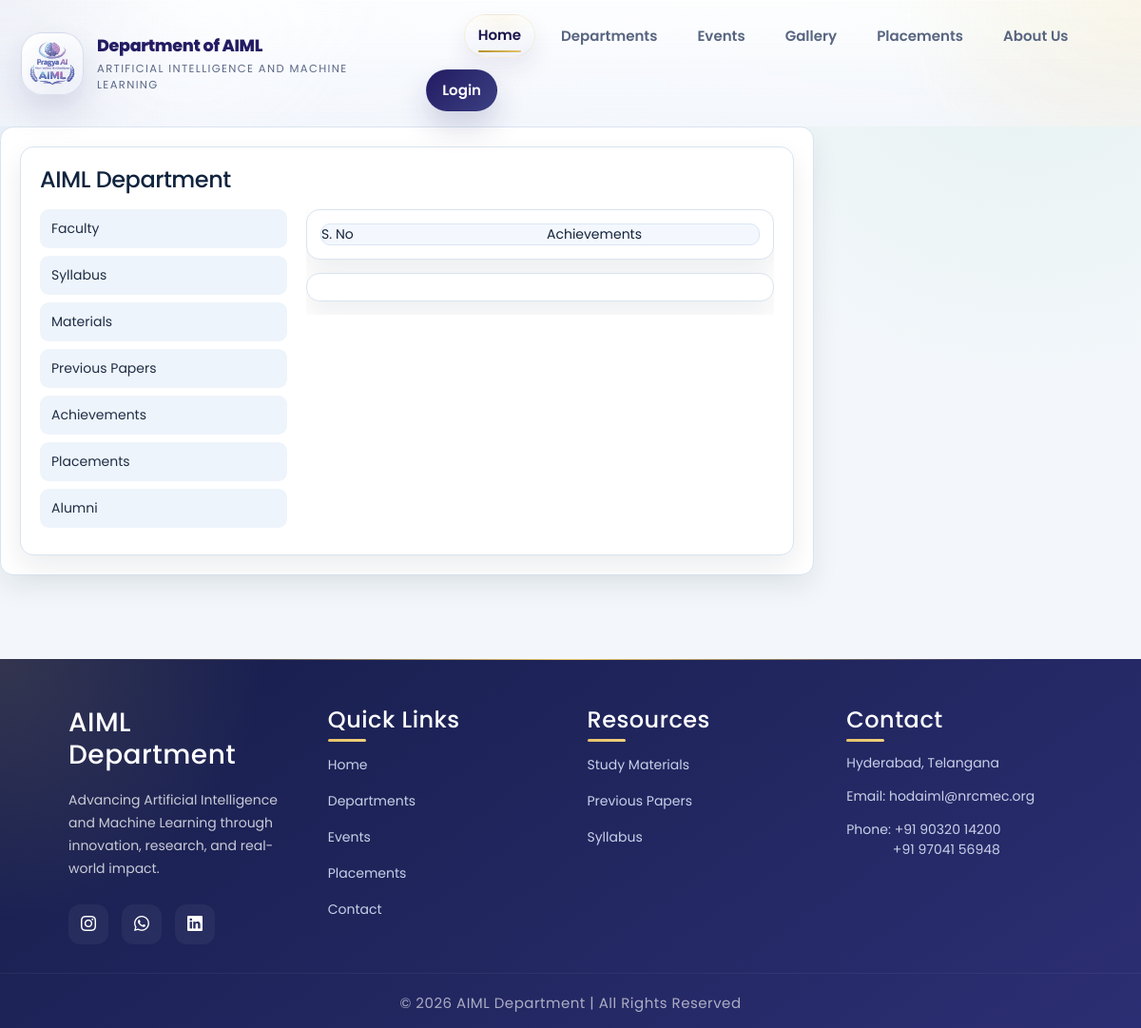
The app's page /public/pages/achievements/index.php, older data.
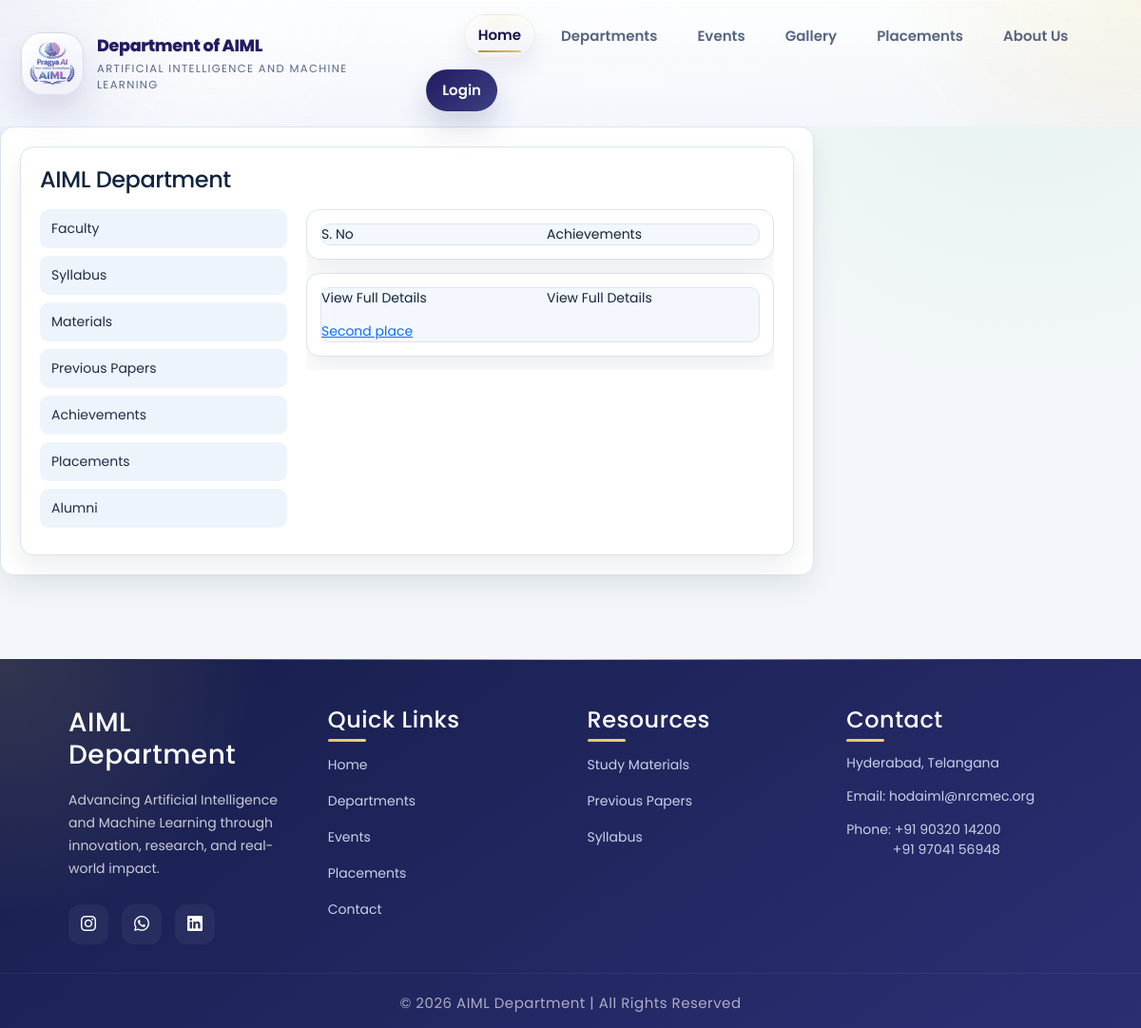
The same page, newer data.
### tables this page shows
CREATE TABLE `achievements` (
  `id` int(11) NOT NULL,
  `category_id` tinyint(4) NOT NULL,
  `achievement_desc` blob NOT NULL
);

### libraries/mysql.class.php (called while the page is built, shortened)
<?php
class DataBasePDO
{
	private static $hostname	=  DB_SERVER;
	private static $username	=  DB_USER;
	private static $password	=  DB_PASS;
	private static $dbname		=  DB_DATABASE;
	private static $instance 	= FALSE;
	private $db;
	public $fetch_mode 			= PDO::FETCH_ASSOC;
	private $last_statement		= NULL;
 	public function __construct($connect = true, $dataBase = null, $server = null,$userName = null, $passWord = null){
			$this->db = self::$instance;
 			return self::$instance;
 	}
	public function connectToDB(){
			$dns='mysql:host='.self::$hostname.';dbname='.self::$dbname;
	    	self::$instance = new PDO($dns, self::$username, self::$password);
	    	self::$instance->setAttribute(PDO::ATTR_ERRMODE, PDO::ERRMODE_EXCEPTION);
	    	self::$instance->setAttribute(PDO::ATTR_DEFAULT_FETCH_MODE, PDO::FETCH_ASSOC);
	    	$this->db = self::$instance;
	}
	public function executeQuery($sqlQuery = NULL){
			try {
				$this->affected_row = $this->db->exec($sqlQuery);
				return $this->affected_row;
			}
			catch (PDOException $e){
				$this->logDatabaseError($e);
				return false;
			}
	}
	public function getOnePrepared($sqlQuery = NULL, $params = array()){
			if (!$this->internalPreparedQuery($sqlQuery, $params)){
				return false;
			}
			$result = $this->last_statement->fetch();
			return $result;
	}
	public function getAllResults($sqlQuery = NULL){
			if (!$this->internalQuery($sqlQuery)){
				return array();
			}
			$result = $this->last_statement->fetchAll();
			return $result;
	}
	public function internalQuery($sqlQuery = NULL){
			try {
				$stmt = $this->db->query($sqlQuery);
				$stmt->setFetchMode($this->fetch_mode);
				$this->last_statement = $stmt;
				return TRUE;
			}
			catch (PDOException $e){
				$this->logDatabaseError($e);
				return false;
			}
	}
	public function internalPreparedQuery($sqlQuery = NULL, $params = array()){
			try {
				$stmt = $this->db->prepare($sqlQuery);
				$stmt->execute($params);
				$stmt->setFetchMode($this->fetch_mode);
				$this->last_statement = $stmt;
				return TRUE;
			}
			catch (PDOException $e){
				$this->logDatabaseError($e);
				return false;
			}
	}
}
?>

### libraries/functions.class.php (called while the page is built, shortened)
<?php
	include_once("mysql.class.php");
 	class DataFunctions {
 		public $dbObj;
 		public function __construct(){
 			$this->dbObj = new DataBasePDO();
			try { $this->ensureAdminSchema(); } catch (Exception $e) {}
			try { $this->ensureModernAuthSchema(); } catch (Exception $e) {}
			try { $this->ensureStaffAuthSchema(); } catch (Exception $e) {}
			try { $this->ensureEventSchema(); } catch (Exception $e) {}
 		}
	private function assertSafeIdentifier($identifier){
		$identifier = trim((string)$identifier);
		return $identifier;
	}
	private function ensureUsersAlumniFallbackSchema(){
		$usersTable = $this->assertSafeIdentifier(TB_USERS);
		$alumniIdx = $this->dbObj->getAllResults('SHOW INDEX FROM `'.$usersTable.'` WHERE Key_name = "idx_users_is_alumni"');
		if (empty($alumniIdx)) {
			$this->dbObj->executeQuery('CREATE INDEX `idx_users_is_alumni` ON `'.$usersTable.'` (`is_alumni`)');
		}
	}
	private function ensureUsersAcademicLifecycleSchema(){
		$usersTable = $this->assertSafeIdentifier(TB_USERS);
		try {
			$sectionColumn = $this->dbObj->getOnePrepared(
				"SELECT IS_NULLABLE, COLUMN_TYPE
				 FROM information_schema.COLUMNS
				 WHERE TABLE_SCHEMA = DATABASE()
				   AND TABLE_NAME = :table_name
				   AND COLUMN_NAME = 'section'
				 LIMIT 1",
				array(':table_name' => $usersTable)
			);
			if (!empty($sectionColumn)) {
				$columnType = trim((string)($sectionColumn['COLUMN_TYPE'] ?? 'varchar(10)'));
				$isNullable = strtoupper((string)($sectionColumn['IS_NULLABLE'] ?? 'NO'));
				if ($isNullable !== 'YES') {
					$this->dbObj->executeQuery("ALTER TABLE `".$usersTable."` MODIFY `section` ".$columnType." NULL DEFAULT NULL COMMENT 'section'");
				}
			}
		} catch (Exception $e) {}
		$userTypeIdx = $this->dbObj->getAllResults('SHOW INDEX FROM `'.$usersTable.'` WHERE Key_name = "idx_users_user_type"');
		if (empty($userTypeIdx)) {
			$this->dbObj->executeQuery('CREATE INDEX `idx_users_user_type` ON `'.$usersTable.'` (`user_type`)');
		}
		$passoutIdx = $this->dbObj->getAllResults('SHOW INDEX FROM `'.$usersTable.'` WHERE Key_name = "idx_users_passout_year"');
		if (empty($passoutIdx)) {
			$this->dbObj->executeQuery('CREATE INDEX `idx_users_passout_year` ON `'.$usersTable.'` (`passout_year`)');
		}
	}
	private function ensureUsersRoleSchema(){
		$usersTable = $this->assertSafeIdentifier(TB_USERS);
		if ($this->tableHasColumn($usersTable, 'role')) {
			$roleIdx = $this->dbObj->getAllResults('SHOW INDEX FROM `'.$usersTable.'` WHERE Key_name = "idx_users_role"');
			if (empty($roleIdx)) {
				$this->dbObj->executeQuery('CREATE INDEX `idx_users_role` ON `'.$usersTable.'` (`role`)');
			}
			return;
		}
		$this->dbObj->executeQuery("ALTER TABLE `".$usersTable."` ADD COLUMN `role` ENUM('student','alumni','admin') NOT NULL DEFAULT 'student'");
		$this->dbObj->executeQuery('CREATE INDEX `idx_users_role` ON `'.$usersTable.'` (`role`)');
	}
	private function ensureModernAuthSchema(){
		$this->ensureColumnDefinition(ADMIN_TABLE, 'last_access', "timestamp NULL DEFAULT NULL COMMENT 'customer login time and date is stored'");
		$this->ensureColumnDefinition(TB_USERS, 'password', "varchar(255) NOT NULL COMMENT 'user password is stored'");
		$this->ensureColumnDefinition(ADMIN_TABLE, 'password', "varchar(255) NOT NULL COMMENT 'customer password is stored'");
		$this->ensureColumnDefinition(TB_USERS, 'address', "varchar(255) NOT NULL COMMENT 'user address is stored'");
		$this->ensureColumnDefinition(ADMIN_TABLE, 'address', "varchar(255) NOT NULL COMMENT 'customer address is stored'");
	}
	private function ensureStaffAuthSchema(){
		$table = $this->assertSafeIdentifier(TB_STAFF);
		$idColumn = $this->dbObj->getOnePrepared(
			"SELECT COLUMN_KEY, EXTRA
			 FROM information_schema.COLUMNS
			 WHERE TABLE_SCHEMA = DATABASE()
			   AND TABLE_NAME = :table_name
			   AND COLUMN_NAME = 'id'
			 LIMIT 1",
			array(':table_name' => $table)
		);
		if (!empty($idColumn)) {
			$columnKey = strtoupper((string)($idColumn['COLUMN_KEY'] ?? ''));
			$extra = strtolower((string)($idColumn['EXTRA'] ?? ''));
			if ($columnKey === 'PRI' && strpos($extra, 'auto_increment') === false) {
				$this->dbObj->executeQuery('ALTER TABLE `'.$table.'` MODIFY `id` int(11) NOT NULL AUTO_INCREMENT');
			}
		}
		$columnCheck = $this->dbObj->getAllResults('SHOW COLUMNS FROM `'.$table.'` LIKE "password"');
		if (empty($columnCheck)) {
			$this->dbObj->executeQuery('ALTER TABLE `'.$table.'` ADD COLUMN `password` varchar(255) NOT NULL DEFAULT "" AFTER `e_mail`');
		} else {
			$this->ensureColumnDefinition($table, 'password', "varchar(255) NOT NULL DEFAULT ''");
		}
	}
	private function ensureAdminSchema(){
		$table = $this->assertSafeIdentifier(ADMIN_TABLE);
		try {
			$this->dbObj->executeQuery(
				"UPDATE `".$table."`
				 SET `last_access` = NULL
				 WHERE CAST(`last_access` AS CHAR(19)) = '0000-00-00 00:00:00'"
			);
		} catch (Exception $e) {}
		$this->ensureColumnDefinition($table, 'last_access', "timestamp NULL DEFAULT NULL COMMENT 'customer login time and date is stored'");
		$this->ensurePrimaryAutoIncrementId($table);
	}
	private function ensureAchievementsSchema(){
		$table = $this->assertSafeIdentifier(TB_ACHIEVEMENTS);
		$this->dbObj->executeQuery(
			'CREATE TABLE IF NOT EXISTS `'.$table.'` (
				`id` int(11) NOT NULL AUTO_INCREMENT,
				`category_id` tinyint(4) NOT NULL,
				`achievement_desc` blob NOT NULL,
				PRIMARY KEY (`id`)
			) ENGINE=InnoDB DEFAULT CHARSET=latin1'
		);
	}
	private function ensureGallerySchema(){
		$categoryTable = $this->assertSafeIdentifier(TB_GALLERY_CATEGORY);
		$createSql = "CREATE TABLE IF NOT EXISTS `".$categoryTable."` (
			`id` int(11) NOT NULL AUTO_INCREMENT,
			`category_name` varchar(500) NOT NULL,
			`linked_event_id` int(11) DEFAULT NULL,
			`sort_order` int(11) NOT NULL DEFAULT 0,
			`is_active` tinyint(4) NOT NULL DEFAULT 1,
			PRIMARY KEY (`id`)
		) ENGINE=InnoDB DEFAULT CHARSET=latin1";
		$this->dbObj->executeQuery($createSql);
	}
	private function ensureEventSchema(){
		$eventTypesTable = $this->assertSafeIdentifier(TB_EVENT_TYPES);
		$eventsTable = $this->assertSafeIdentifier(TB_EVENTS);
		$this->dbObj->executeQuery(
			'CREATE TABLE IF NOT EXISTS `'.$eventTypesTable.'` (
				`id` int(11) NOT NULL AUTO_INCREMENT,
				`event_type` varchar(255) NOT NULL,
				PRIMARY KEY (`id`)
			) ENGINE=InnoDB DEFAULT CHARSET=latin1'
		);
		$this->dbObj->executeQuery(
			'CREATE TABLE IF NOT EXISTS `'.$eventsTable.'` (
				`id` int(11) NOT NULL AUTO_INCREMENT,
				`event_type_id` int(11) NOT NULL DEFAULT 0,
				`event_name` varchar(255) NOT NULL DEFAULT \'\',
				`event_desc` text NOT NULL,
				`event_address` text NOT NULL,
				`event_date` date NOT NULL,
				`reg_frm_date` date NULL DEFAULT NULL,
				`reg_to_date` date NULL DEFAULT NULL,
				`is_registration` tinyint(1) NOT NULL DEFAULT 0,
				PRIMARY KEY (`id`)
			) ENGINE=InnoDB DEFAULT CHARSET=latin1'
		);
		$this->ensurePrimaryAutoIncrementId($eventTypesTable);
	}
	private function ensurePrimaryAutoIncrementId($table){
		$table = $this->assertSafeIdentifier($table);
		$idColumn = $this->dbObj->getOnePrepared(
			"SELECT COLUMN_KEY, EXTRA
			 FROM information_schema.COLUMNS
			 WHERE TABLE_SCHEMA = DATABASE()
			   AND TABLE_NAME = :table_name
			   AND COLUMN_NAME = 'id'
			 LIMIT 1",
			array(':table_name' => $table)
		);
		$columnKey = strtoupper((string)($idColumn['COLUMN_KEY'] ?? ''));
		$extra = strtolower((string)($idColumn['EXTRA'] ?? ''));
		if ($columnKey !== 'PRI') {
			$primaryKey = $this->dbObj->getAllResults('SHOW INDEX FROM `'.$table.'` WHERE Key_name = "PRIMARY"');
			if (empty($primaryKey)) {
				$this->dbObj->executeQuery('ALTER TABLE `'.$table.'` ADD PRIMARY KEY (`id`)');
			}
		}
		if (strpos($extra, 'auto_increment') === false) {
			$this->dbObj->executeQuery('ALTER TABLE `'.$table.'` MODIFY `id` int(11) NOT NULL AUTO_INCREMENT');
		}
	}
	private function ensureEventIndex($table, $indexName, $columnSql){
		$table = $this->assertSafeIdentifier($table);
		$indexName = $this->assertSafeIdentifier($indexName);
		$existing = $this->dbObj->getAllResults('SHOW INDEX FROM `'.$table.'` WHERE Key_name = "'.$indexName.'"');
		if (empty($existing)) {
			$this->dbObj->executeQuery('CREATE INDEX `'.$indexName.'` ON `'.$table.'` '.$columnSql);
		}
	}
	private function ensurePlacementsSchema(){
		$table = $this->assertSafeIdentifier(TB_PLACEMENTS);
		$statsTable = $this->assertSafeIdentifier(TB_PLACEMENT_STATS);
		$this->dbObj->executeQuery(
			'CREATE TABLE IF NOT EXISTS `'.$table.'` (
				`id` int(11) NOT NULL AUTO_INCREMENT,
				`category_id` tinyint(4) NOT NULL,
				`placement_desc` blob NOT NULL,
				PRIMARY KEY (`id`)
			) ENGINE=InnoDB DEFAULT CHARSET=latin1'
		);
		$this->dbObj->executeQuery(
			'CREATE TABLE IF NOT EXISTS `'.$statsTable.'` (
				`id` int(11) NOT NULL AUTO_INCREMENT,
				`students_placed` varchar(50) NOT NULL DEFAULT \'\',
				`companies_visited` varchar(50) NOT NULL DEFAULT \'\',
				`highest_package` varchar(50) NOT NULL DEFAULT \'\',
				`average_package` varchar(50) NOT NULL DEFAULT \'\',
				`updated_at` timestamp NOT NULL DEFAULT CURRENT_TIMESTAMP ON UPDATE CURRENT_TIMESTAMP,
				PRIMARY KEY (`id`)
			) ENGINE=InnoDB DEFAULT CHARSET=latin1'
		);
	}
	private function ensurePlacementIndex($table, $indexName, $columnSql){
		$table = $this->assertSafeIdentifier($table);
		$indexName = $this->assertSafeIdentifier($indexName);
		$existing = $this->dbObj->getAllResults('SHOW INDEX FROM `'.$table.'` WHERE Key_name = "'.$indexName.'"');
		if (empty($existing)) {
			$this->dbObj->executeQuery('CREATE INDEX `'.$indexName.'` ON `'.$table.'` '.$columnSql);
		}
	}
	private function tableHasColumn($table, $columnName){
		$table = $this->assertSafeIdentifier($table);
		$columnName = $this->assertSafeIdentifier($columnName);
		$result = $this->dbObj->getAllResults('SHOW COLUMNS FROM `'.$table.'` LIKE "'.$columnName.'"');
		return !empty($result);
	}
	private function ensureAcademicBatchSchema(){
		$subIdx = $this->dbObj->getAllResults('SHOW INDEX FROM `'.TB_SUBJECTS.'` WHERE Key_name = "idx_subject_batch_class"');
		if (empty($subIdx)) {
			$this->dbObj->executeQuery('CREATE INDEX `idx_subject_batch_class` ON `'.TB_SUBJECTS.'` (`batch_id`, `class_id`)');
		}
		$sylIdx = $this->dbObj->getAllResults('SHOW INDEX FROM `'.TB_SYLLABUS.'` WHERE Key_name = "idx_syllabus_batch_class"');
		if (empty($sylIdx)) {
			$this->dbObj->executeQuery('CREATE INDEX `idx_syllabus_batch_class` ON `'.TB_SYLLABUS.'` (`batch_id`, `class_id`)');
		}
	}
	private function ensureColumnDefinition($table, $columnName, $definition){
		$table = $this->assertSafeIdentifier($table);
		$columnName = $this->assertSafeIdentifier($columnName);
		$definition = trim((string)$definition);
		$checkSql = "SELECT COLUMN_TYPE, IS_NULLABLE, COLUMN_DEFAULT
					 FROM information_schema.COLUMNS
					 WHERE TABLE_SCHEMA = DATABASE()
					   AND TABLE_NAME = :table_name
					   AND COLUMN_NAME = :column_name
					 LIMIT 1";
		$result = $this->dbObj->getOnePrepared($checkSql, array(
			':table_name' => $table,
			':column_name' => $columnName
		));
		$currentType = strtolower((string)($result['COLUMN_TYPE'] ?? ''));
		if ($columnName === 'password' && strpos($currentType, 'varchar(255)') !== false) {
			return;
		}
		if ($columnName === 'address' && preg_match('/varchar\((\d+)\)/', $currentType, $matches) && (int)$matches[1] >= 255) {
			return;
		}
		$alterSql = "ALTER TABLE `".$table."` MODIFY `".$columnName."` ".$definition;
		$this->dbObj->executeQuery($alterSql);
	}
}

### public/pages/achievements/index.php (the view, shortened to what the changed rows need)
<?php
	include_once(INCLUDES_PATH . '/header.php');
   require_once(LIB_PATH . '/functions.class.php');
   $fcObj	= new DataFunctions();
   $tbAchevments = TB_ACHIEVEMENTS;
   $cat_id		 = DOCUMENT;
   $acheiveDocs		 = $fcObj->getPublicAchievementEntries( $tbAchevments , $cat_id);
   $acheiveDocsCnt	 = sizeof($acheiveDocs);
?>
 <div class="box1">
        <div class="wrapper">
          <article class="col1">
				<div id="index_cont">
				<div id="content">
					<div id='content_right' class='content_right'>
						<div class="comteeMem">
							<div class="committeeTitle">
							</div>
							</div>
							<div class="comteeMem">
							<?php
								for($i=0; $i< $acheiveDocsCnt; $i++){
									$achieveDoc		= $acheiveDocs[$i]['achievement_desc'];
									$achieveDocs	= explode('$$',$achieveDoc);
									$meta = app_format_submission_meta((string)($achieveDocs[0] ?? ''));
							?>
									<div class="committeeTitle">
										<div class='eventCandName'>
											View Full Details
										</div>
										<div class='eventCandName'>
											View Full Details
										</div>
										<div  class="eventCandClass">
											<a href="<?php echo BASE_URL; ?>/public/assets/images/achievements/<?php echo rawurlencode($achieveDocs[1]); ?>" target="_blank">
												<?php
													echo htmlspecialchars($meta['text'], ENT_QUOTES, 'UTF-8');
												?>
											</a>
										</div>
									</div>
							<?php
								}
							?>
						</div>
					</div>
					<br class="clearfix" />
				</div>
					</article>
</div>
</div>
<?php
	include_once(INCLUDES_PATH . '/footer.php');
?>

Row changes from the older to the newer data that the page shows:
added achievements: achievement_desc "Second place"
